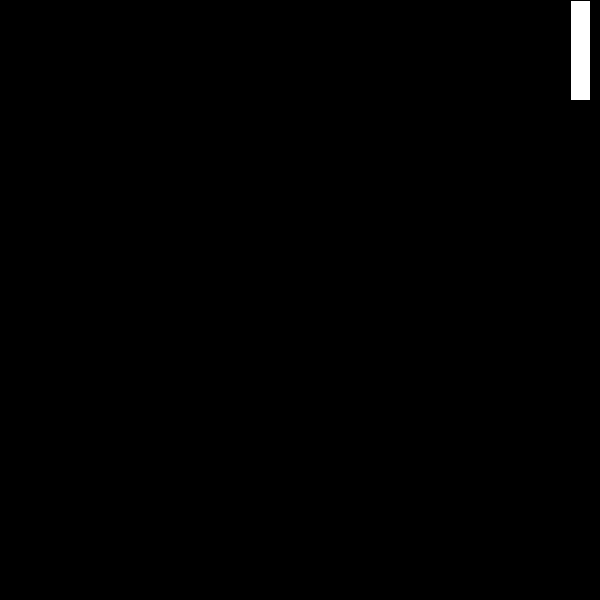
Frame 1 (no input)
Frame 60 (the mouse pressed at the canvas centre just before this capture): identical to frame 1, image omitted
Frame 120 (the mouse held since frame 60 and released just before this capture): identical to frame 1, image omitted

The Processing sketch that drew this single still picture (run headless with seeded random() and noise(); from frame 60 on, the mouse is pressed at the canvas centre):

// Processing sketch: Pong_barra
// ── Pong_barra.pde
int bastaoY = 0;

void setup() {
size(600, 600);
}

void draw() {
  background(0);
  rect(570, bastaoY, 20, 100);
  
  if (keyPressed == true)
    if (keyCode == DOWN)
    bastaoY = bastaoY + 7;
    else if (keyCode == UP)
    bastaoY = bastaoY - 7;
  
  if (bastaoY >= 500)
    bastaoY = 500;
  if (bastaoY <= 0)
    bastaoY = 0;

}
